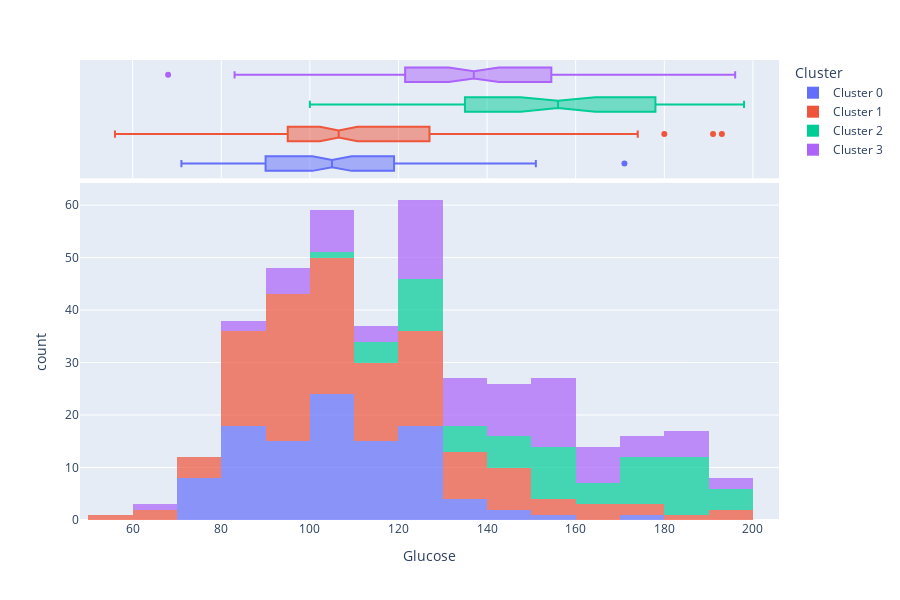

Source (notebook cell):
### Code cell
plot_model(kmeans_4, plot = 'distribution', feature="Glucose")

### Figure 1 — Plotly figure (JSON) as saved in the notebook; plotly's stock layout.template omitted (floating-point values rounded to 4 significant figures; data arrays with more than 128 entries replaced by an {"elided": "..."} marker saying what was removed)
{"data": [{"bingroup": "x", "hovertemplate": "Cluster=Cluster 0<br>Glucose=%{x}<br>count=%{y}<extra></extra>", "legendgroup": "Cluster 0", "marker": {"color": "#636efa", "opacity": 0.7, "pattern": {"shape": ""}}, "name": "Cluster 0", "orientation": "v", "showlegend": true, "type": "histogram", "x": [84.0, 100.0, 86.0, 74.0, 97.0, 105.0, 84.0, 83.0, 91.0, 74.0, 117.0, 87.0, 125.0, 109.0, 124.0, 71.0, 140.0, 117.0, 109.0, 86.0, 77.0, 139.0, 88.0, 84.0, 84.0, 87.0, 79.0, 134.0, 99.0, 121.0, 119.0, 96.0, 112.0, 100.0, 104.0, 84.0, 105.0, 122.0, 125.0, 87.0, 93.0, 107.0, 100.0, 105.0, 102.0, 122.0, 115.0, 123.0, 112.0, 91.0, 138.0, 124.0, 102.0, 120.0, 77.0, 144.0, 95.0, 126.0, 151.0, 128.0, 107.0, 78.0, 108.0, 117.0, 95.0, 106.0, 106.0, 99.0, 95.0, 97.0, 171.0, 83.0, 116.0, 114.0, 108.0, 93.0, 122.0, 123.0, 106.0, 81.0, 121.0, 105.0, 80.0, 100.0, 110.0, 112.0, 129.0, 139.0, 105.0, 129.0, 89.0, 102.0, 95.0, 88.0, 94.0, 78.0, 107.0, 118.0, 121.0, 81.0, 117.0, 112.0, 103.0, 115.0, 120.0, 90.0], "xaxis": "x", "yaxis": "y"}, {"customdata": {"elided": "106x8 mixed values"}, "hovertemplate": "Cluster=%{customdata[7]}<br>Glucose=%{x}<br>Pregnancies=%{customdata[0]}<br>BloodPressure=%{customdata[1]}<br>SkinThickness=%{customdata[2]}<br>Insulin=%{customdata[3]}<br>BMI=%{customdata[4]}<br>DiabetesPedigreeFunction=%{customdata[5]}<br>Age=%{customdata[6]}<extra></extra>", "legendgroup": "Cluster 0", "marker": {"color": "#636efa"}, "name": "Cluster 0", "notched": true, "showlegend": false, "type": "box", "x": [84.0, 100.0, 86.0, 74.0, 97.0, 105.0, 84.0, 83.0, 91.0, 74.0, 117.0, 87.0, 125.0, 109.0, 124.0, 71.0, 140.0, 117.0, 109.0, 86.0, 77.0, 139.0, 88.0, 84.0, 84.0, 87.0, 79.0, 134.0, 99.0, 121.0, 119.0, 96.0, 112.0, 100.0, 104.0, 84.0, 105.0, 122.0, 125.0, 87.0, 93.0, 107.0, 100.0, 105.0, 102.0, 122.0, 115.0, 123.0, 112.0, 91.0, 138.0, 124.0, 102.0, 120.0, 77.0, 144.0, 95.0, 126.0, 151.0, 128.0, 107.0, 78.0, 108.0, 117.0, 95.0, 106.0, 106.0, 99.0, 95.0, 97.0, 171.0, 83.0, 116.0, 114.0, 108.0, 93.0, 122.0, 123.0, 106.0, 81.0, 121.0, 105.0, 80.0, 100.0, 110.0, 112.0, 129.0, 139.0, 105.0, 129.0, 89.0, 102.0, 95.0, 88.0, 94.0, 78.0, 107.0, 118.0, 121.0, 81.0, 117.0, 112.0, 103.0, 115.0, 120.0, 90.0], "xaxis": "x2", "yaxis": "y2"}, {"bingroup": "x", "hovertemplate": "Cluster=Cluster 1<br>Glucose=%{x}<br>count=%{y}<extra></extra>", "legendgroup": "Cluster 1", "marker": {"color": "#EF553B", "opacity": 0.7, "pattern": {"shape": ""}}, "name": "Cluster 1", "orientation": "v", "showlegend": true, "type": "histogram", "x": {"elided": "140 float values"}, "xaxis": "x", "yaxis": "y"}, {"customdata": {"elided": "140x8 mixed values"}, "hovertemplate": "Cluster=%{customdata[7]}<br>Glucose=%{x}<br>Pregnancies=%{customdata[0]}<br>BloodPressure=%{customdata[1]}<br>SkinThickness=%{customdata[2]}<br>Insulin=%{customdata[3]}<br>BMI=%{customdata[4]}<br>DiabetesPedigreeFunction=%{customdata[5]}<br>Age=%{customdata[6]}<extra></extra>", "legendgroup": "Cluster 1", "marker": {"color": "#EF553B"}, "name": "Cluster 1", "notched": true, "showlegend": false, "type": "box", "x": {"elided": "140 float values"}, "xaxis": "x2", "yaxis": "y2"}, {"bingroup": "x", "hovertemplate": "Cluster=Cluster 2<br>Glucose=%{x}<br>count=%{y}<extra></extra>", "legendgroup": "Cluster 2", "marker": {"color": "#00cc96", "opacity": 0.7, "pattern": {"shape": ""}}, "name": "Cluster 2", "orientation": "v", "showlegend": true, "type": "histogram", "x": [153.0, 137.0, 128.0, 118.0, 181.0, 189.0, 198.0, 143.0, 114.0, 188.0, 187.0, 197.0, 136.0, 100.0, 126.0, 144.0, 123.0, 120.0, 155.0, 179.0, 122.0, 157.0, 181.0, 187.0, 162.0, 170.0, 168.0, 158.0, 174.0, 152.0, 154.0, 173.0, 128.0, 129.0, 181.0, 184.0, 154.0, 177.0, 165.0, 197.0, 172.0, 139.0, 143.0, 173.0, 158.0, 119.0, 165.0, 146.0, 173.0, 180.0, 135.0, 135.0, 146.0, 173.0, 147.0, 189.0, 196.0, 180.0, 129.0, 127.0, 155.0, 158.0, 119.0, 128.0], "xaxis": "x", "yaxis": "y"}, {"customdata": {"elided": "64x8 mixed values"}, "hovertemplate": "Cluster=%{customdata[7]}<br>Glucose=%{x}<br>Pregnancies=%{customdata[0]}<br>BloodPressure=%{customdata[1]}<br>SkinThickness=%{customdata[2]}<br>Insulin=%{customdata[3]}<br>BMI=%{customdata[4]}<br>DiabetesPedigreeFunction=%{customdata[5]}<br>Age=%{customdata[6]}<extra></extra>", "legendgroup": "Cluster 2", "marker": {"color": "#00cc96"}, "name": "Cluster 2", "notched": true, "showlegend": false, "type": "box", "x": [153.0, 137.0, 128.0, 118.0, 181.0, 189.0, 198.0, 143.0, 114.0, 188.0, 187.0, 197.0, 136.0, 100.0, 126.0, 144.0, 123.0, 120.0, 155.0, 179.0, 122.0, 157.0, 181.0, 187.0, 162.0, 170.0, 168.0, 158.0, 174.0, 152.0, 154.0, 173.0, 128.0, 129.0, 181.0, 184.0, 154.0, 177.0, 165.0, 197.0, 172.0, 139.0, 143.0, 173.0, 158.0, 119.0, 165.0, 146.0, 173.0, 180.0, 135.0, 135.0, 146.0, 173.0, 147.0, 189.0, 196.0, 180.0, 129.0, 127.0, 155.0, 158.0, 119.0, 128.0], "xaxis": "x2", "yaxis": "y2"}, {"bingroup": "x", "hovertemplate": "Cluster=Cluster 3<br>Glucose=%{x}<br>count=%{y}<extra></extra>", "legendgroup": "Cluster 3", "marker": {"color": "#ab63fa", "opacity": 0.7, "pattern": {"shape": ""}}, "name": "Cluster 3", "orientation": "v", "showlegend": true, "type": "histogram", "x": [100.0, 142.0, 129.0, 150.0, 187.0, 154.0, 165.0, 68.0, 98.0, 109.0, 126.0, 151.0, 88.0, 140.0, 100.0, 153.0, 166.0, 126.0, 120.0, 101.0, 143.0, 176.0, 125.0, 144.0, 145.0, 117.0, 152.0, 136.0, 111.0, 83.0, 171.0, 161.0, 152.0, 145.0, 129.0, 136.0, 142.0, 176.0, 124.0, 145.0, 129.0, 163.0, 102.0, 151.0, 154.0, 92.0, 104.0, 112.0, 196.0, 179.0, 103.0, 124.0, 164.0, 181.0, 187.0, 186.0, 100.0, 123.0, 167.0, 134.0, 150.0, 136.0, 133.0, 144.0, 123.0, 96.0, 136.0, 148.0, 134.0, 120.0, 155.0, 92.0, 155.0, 160.0, 124.0, 126.0, 138.0, 125.0, 181.0, 195.0, 154.0, 94.0, 156.0, 133.0], "xaxis": "x", "yaxis": "y"}, {"customdata": {"elided": "84x8 mixed values"}, "hovertemplate": "Cluster=%{customdata[7]}<br>Glucose=%{x}<br>Pregnancies=%{customdata[0]}<br>BloodPressure=%{customdata[1]}<br>SkinThickness=%{customdata[2]}<br>Insulin=%{customdata[3]}<br>BMI=%{customdata[4]}<br>DiabetesPedigreeFunction=%{customdata[5]}<br>Age=%{customdata[6]}<extra></extra>", "legendgroup": "Cluster 3", "marker": {"color": "#ab63fa"}, "name": "Cluster 3", "notched": true, "showlegend": false, "type": "box", "x": [100.0, 142.0, 129.0, 150.0, 187.0, 154.0, 165.0, 68.0, 98.0, 109.0, 126.0, 151.0, 88.0, 140.0, 100.0, 153.0, 166.0, 126.0, 120.0, 101.0, 143.0, 176.0, 125.0, 144.0, 145.0, 117.0, 152.0, 136.0, 111.0, 83.0, 171.0, 161.0, 152.0, 145.0, 129.0, 136.0, 142.0, 176.0, 124.0, 145.0, 129.0, 163.0, 102.0, 151.0, 154.0, 92.0, 104.0, 112.0, 196.0, 179.0, 103.0, 124.0, 164.0, 181.0, 187.0, 186.0, 100.0, 123.0, 167.0, 134.0, 150.0, 136.0, 133.0, 144.0, 123.0, 96.0, 136.0, 148.0, 134.0, 120.0, 155.0, 92.0, 155.0, 160.0, 124.0, 126.0, 138.0, 125.0, 181.0, 195.0, 154.0, 94.0, 156.0, 133.0], "xaxis": "x2", "yaxis": "y2"}], "layout": {"barmode": "relative", "height": 600, "legend": {"title": {"text": "Cluster"}, "tracegroupgap": 0}, "margin": {"t": 60}, "xaxis": {"anchor": "y", "domain": [0, 1], "title": {"text": "Glucose"}}, "xaxis2": {"anchor": "y2", "domain": [0, 1], "matches": "x", "showgrid": true, "showticklabels": false}, "yaxis": {"anchor": "x", "domain": [0, 0.7326], "title": {"text": "count"}}, "yaxis2": {"anchor": "x2", "domain": [0.7426, 1], "matches": "y2", "showgrid": false, "showline": false, "showticklabels": false, "ticks": ""}}}
